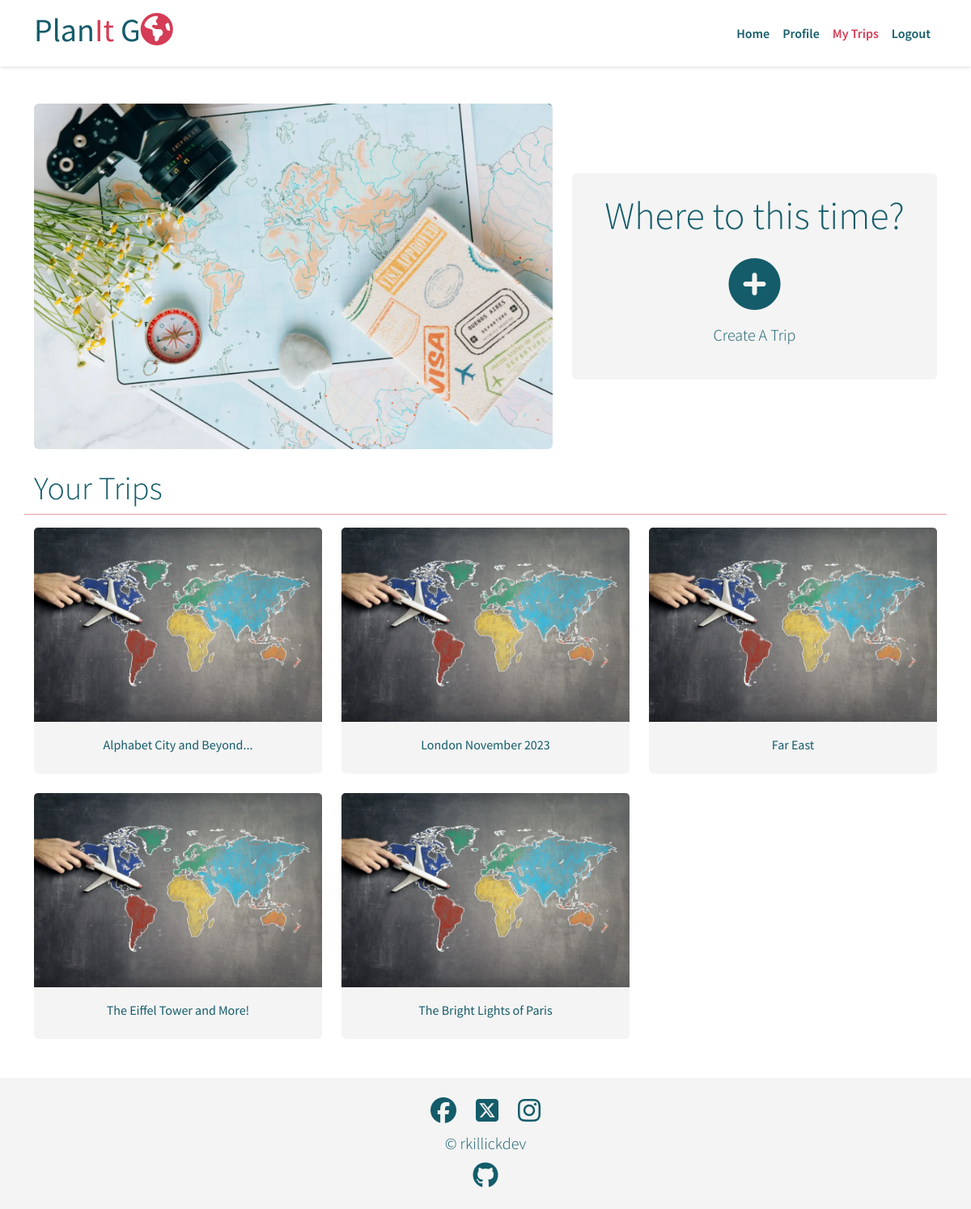
The page /trips/trip_list (signed in) on the database its author committed.
### trips/models.py (models this page shows, shortened)
class Trip(models.Model):
    profile = models.ForeignKey(
        Profile, on_delete=models.CASCADE, related_name="trips"
    )
    location = models.ForeignKey(
        Location, on_delete=models.CASCADE, related_name="trips"
    )
    title = models.CharField(max_length=30, unique=True)
    slug = models.SlugField(max_length=30, unique=True)
    description = models.TextField(blank=True)
    trip_image = CloudinaryField(
        "image",
        default="placeholder",
        transformation={
            "width": "1500",
            "height": "1000",
            "crop": "fill",
            "gravity": "auto",
            "fetch_format": "auto",
            "quality": "auto",
            "dpr": "auto",
            "responsive": True,
        },
        folder="/images/trips",
        format="webp",
    )
    start_date = models.DateField(blank=True, null=True)
    end_date = models.DateField(blank=True, null=True)
    created_on = models.DateTimeField(auto_now_add=True)
    is_complete = models.BooleanField(default=False)
    places = models.ManyToManyField(
        Place, related_name="trip_place", blank=True
    )
    class Meta:
        ordering = ["-start_date"]
    """
     Populates the slug field with a slugified version
     of the title field.
     https://stackoverflow.com/questions/141487/is-there-an-easy-way-to-populate-slugfield-from-charfield
    """

### trips/views.py (the view)
# urls.py: path("trip_list", TripListView.as_view(), name="trip_list"),
class TripListView(LoginRequiredMixin, ListView):
    model = Trip
    context_object_name = "trip_list"
    def get_queryset(self):
        return Trip.objects.filter(profile=self.request.user.profile).order_by(
            "-start_date"
        )

### locations/models.py (called while the page is built)
    def __str__(self):
        return self.city

### trips/templates/trips/trip_list.html (shortened to what this page needs)
{% extends "base.html" %}
{% block content %}
{% load static %}
<section id="trip-actions"
         class="mt-7">
  <div class="container">
    <div class="row">
      <div class="col-lg-7 mb-4">
        <div class="image-container">
          {% if request.user.is_staff %}
            <img src="{% static 'images/map-laptop-admin-1500x1000-compress.webp'%}"
                alt="A silhouette of a world map is displayed on a laptop screen,
                which sits on a wooden desk next to a white coffee mug"
                class="img-fluid rounded">
          {% else %}
            <img src="{% static 'images/map-planner-camera-compress.webp'%}"
                alt="A desk with camera, compass, maps, flowers and a passport
                spread across"
                class="img-fluid rounded">
          {% endif %}
        </div>
      </div>
      <div class="col-lg-5 d-flex flex-column justify-content-center mb-4">
        <div class="text-container rounded p-4 d-flex flex-column justify-content-center bg-secondary text-center gap-3">
          {% if request.user.is_staff %}
            <h1>Work to do? </h1>
            <div class="d-flex flex-column gap-3">
              <a href="{% url 'locations'%}" class="link-transform"><i class="fa-solid fa-circle-plus fa-4x"></i></a>
              <p class="lead">Add A Destination</p>
            </div>
          {% else %}
            {% if trip_list.count == 0 and not request.user.profile.screen_name %}
              <h1>Welcome to PlanIt Go</h1>
              <h3>A world of adventures await you...</h3>
              <p>Congratulations for signing up. You're almost ready to start
                planning your adventures. We'd love to know a bit more about you
                and your travels. Click below to add some personal touches to your
                profile</p>
              <div class="d-flex flex-column gap-3">
                <a href="{% url 'update_profile' request.user.profile.id %}"
                   class="icon-link button-link m-auto link-transform">
                  <i class="fa-solid fa-circle-plus fa-4x"
                     role="img"
                     aria-label="Plus Icon"></i>
                </a>
                <p class="lead">Create A Profile</p>
              </div>
            {% else  %}
              {% if trip_list.count == 0 %}
                <h2>Start Planning</h2>
              {% else %}
                <h2 class="display-5">Where to this time?</h2>
              {% endif %}
              <div class="d-flex flex-column gap-3">
                <a href="{% url 'create_trip' %}"
                  class="link-transform button-link m-auto">
                  <i class="fa-solid fa-circle-plus fa-4x"
                    role="img"
                    aria-label="Plus Icon"></i></a>
                <p class="lead">Create A Trip</p>
              </div>
            {% endif %}
          {% endif %}
        </div>
      </div>
    </div>
  </div>
</section>
{% if request.user.profile.screen_name %}
  <section id="trip-list" class="mb-5">
    <div class="container">
      {% if trip_list.count > 0 %}
        <div class="row">
          <h3 class="display-6">Your Trips</h3>
          <hr>
        </div>
        <div class="row mb-4">
          {% for trip in trip_list %}
            <div class="col-md-4">
              <div class="image-clickable card border-0 bg-secondary text-center h-100">
                {% if 'placeholder' in trip.trip_image.url %}
                  <img src="{% static 'images/placeholders/trip-placeholder-globe-in-hand.webp' %}"
                      alt="Small globe held in the palm of a hand with mountains in the
                      background"
                      class="card-img-top img-fluid img-size-consistent">
                {% else %}
                  <img src="{{trip.trip_image.url}}"
                      alt="Image of {{trip.location}}"
                      class="card-img-top img-fluid img-size-consistent">
                {% endif %}
                <div class="card-body">{{ trip.title }}</div>
              </div>
            </div>
            {% if forloop.counter|divisibleby:3 %}
        </div>
        <div class="row">
            {% endif %}
          {% endfor %}
        </div>
      {% endif %}
    </div>
  </section>
{% endif %}
{% endblock %}

### static/css/styles.css (style rules this page uses)
* { box-sizing: border-box; padding: 0; margin: 0; }
a { text-decoration: none; color: inherit; }
hr { color: var(--bs-primary); opacity: 0.5; }
.button-link { width: fit-content; }
.img-size-consistent { width: 100%; height: 20vw; object-fit: cover; }

### rows shown on the page
Trip: title "Alphabet City and Beyond..."
Trip: title "London November 2023"
Trip: title "Far East"
Trip: title "The Eiffel Tower and More!"
Trip: title "The Bright Lights of Paris"
